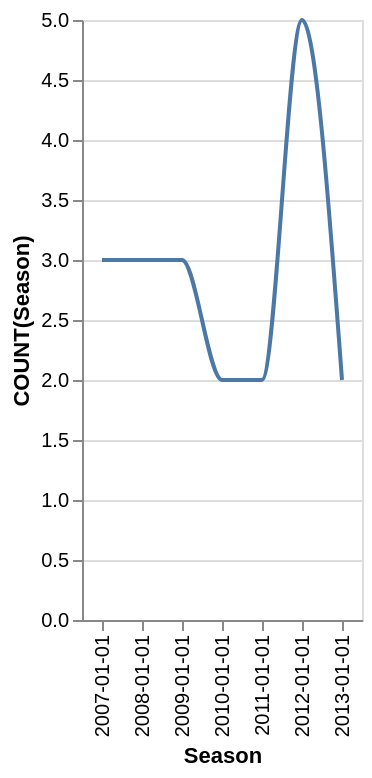

Source (Vega-Lite JSON):
### Vega-Lite specification from a JSON file in a GitHub repository (floating-point values rounded to 4 significant figures)
{"data": {"values": [{"x_data": "2007-01-01", "y_data": 3}, {"x_data": "2008-01-01", "y_data": 3}, {"x_data": "2009-01-01", "y_data": 3}, {"x_data": "2010-01-01", "y_data": 2}, {"x_data": "2011-01-01", "y_data": 2}, {"x_data": "2012-01-01", "y_data": 5}, {"x_data": "2013-01-01", "y_data": 2}]}, "mark": {"type": "line", "interpolate": "monotone"}, "encoding": {"x": {"field": "x_data", "type": "nominal", "title": "Season", "sort": "ascending"}, "y": {"field": "y_data", "type": "quantitative", "title": "COUNT(Season)"}}}
